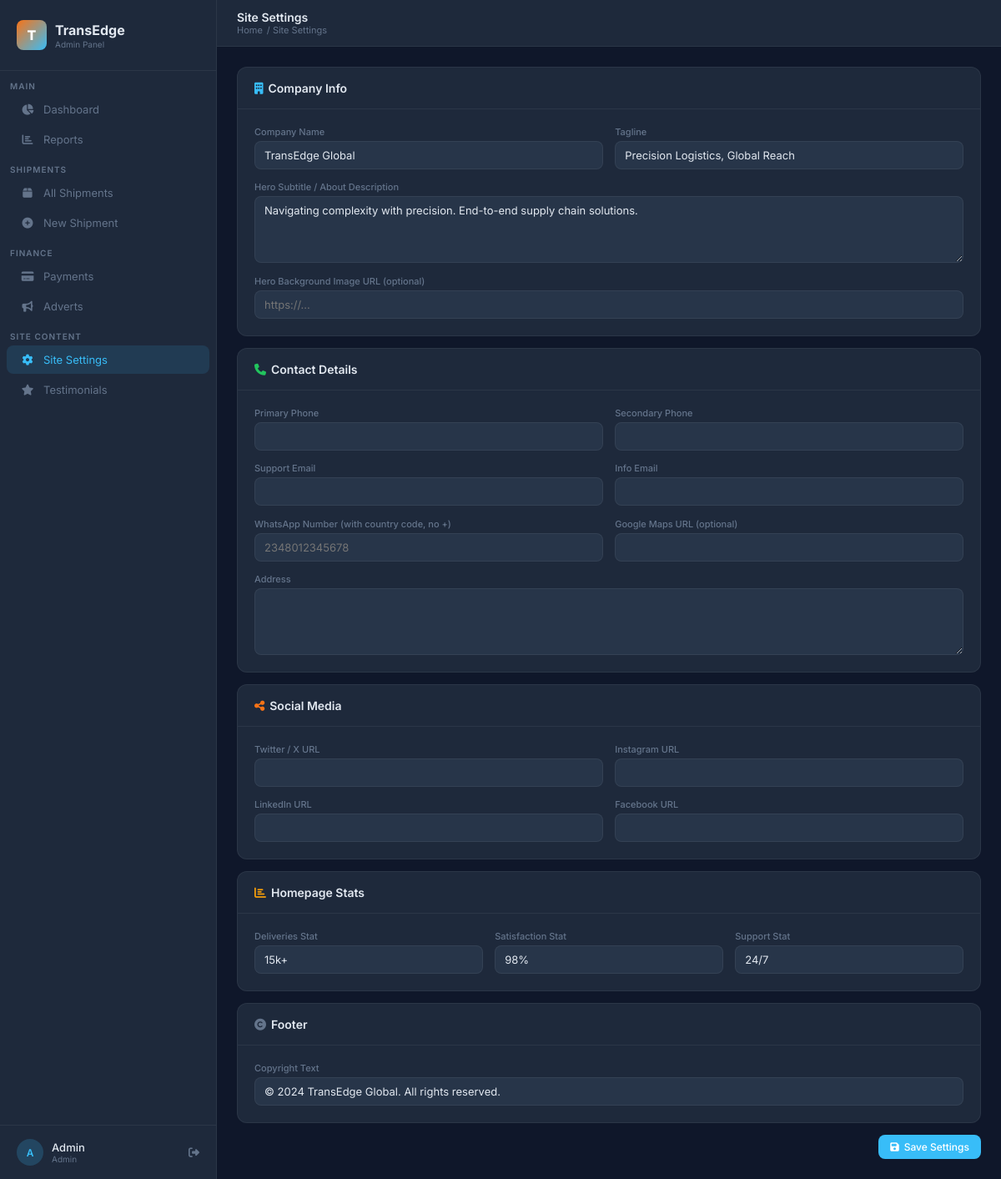
The page /shipping/admin-portal/site-settings/ (signed in) on the database its author committed.
### Business/models.py (models this page shows, shortened)
class User(AbstractBaseUser, PermissionsMixin):
    class Role(models.TextChoices):
        ADMIN     = "admin",     "Admin"
        STAFF     = "staff",     "Staff"
        SUB_ADMIN = "sub_admin", "Sub Admin"
    id          = models.UUIDField(primary_key=True, default=uuid.uuid4, editable=False)
    email       = models.EmailField(unique=True)
    full_name   = models.CharField(max_length=255)
    phone       = models.CharField(max_length=20, blank=True)
    role        = models.CharField(max_length=10, choices=Role.choices, default=Role.STAFF)
    is_active   = models.BooleanField(default=True)
    is_staff    = models.BooleanField(default=False)
    date_joined = models.DateTimeField(default=timezone.now)
    groups = models.ManyToManyField(
        'auth.Group',
        related_name='business_user_set',
        blank=True,
    )
    user_permissions = models.ManyToManyField(
        'auth.Permission',
        related_name='business_user_set',
        blank=True,
    )
    objects = UserManager()
    USERNAME_FIELD  = "email"
    REQUIRED_FIELDS = ["full_name"]

class SiteSettings(models.Model):
    company_name    = models.CharField(max_length=100, default="TransEdge Global")
    tagline         = models.CharField(max_length=255, default="Precision Logistics, Global Reach")
    hero_subtitle   = models.TextField(default="Navigating complexity with precision. End-to-end supply chain solutions.")
    phone_primary   = models.CharField(max_length=30, blank=True)
    phone_secondary = models.CharField(max_length=30, blank=True)
    email_support   = models.EmailField(blank=True)
    email_info      = models.EmailField(blank=True)
    address         = models.TextField(blank=True)
    google_maps_url = models.URLField(blank=True)
    twitter_url     = models.URLField(blank=True)
    instagram_url   = models.URLField(blank=True)
    linkedin_url    = models.URLField(blank=True)
    facebook_url    = models.URLField(blank=True)
    whatsapp_number = models.CharField(max_length=20, blank=True,
                                       help_text="Include country code e.g. 2348012345678")
    hero_image_url  = models.URLField(blank=True,
                                      help_text="URL of the hero background image")
    stat_deliveries = models.CharField(max_length=20, default="15k+")
    stat_satisfaction = models.CharField(max_length=20, default="98%")
    stat_support    = models.CharField(max_length=20, default="24/7")
    copyright_text  = models.CharField(max_length=255, default="© 2024 TransEdge Global. All rights reserved.")
    updated_at      = models.DateTimeField(auto_now=True)
    class Meta:
        verbose_name = "Site Settings"
    @classmethod
    def get(cls):
        obj, _ = cls.objects.get_or_create(pk=1)
        return obj

### Business/views.py (the view)
    def wrapper(request, *args, **kwargs):
        if not request.user.is_authenticated:
            return redirect("admin-login")
        if request.user.role not in (User.Role.ADMIN, User.Role.STAFF):
            messages.error(request, "Access denied.")
            return redirect("admin-login")
        return view_func(request, *args, **kwargs)

### Business/context_processors.py (called while the page is built, shortened)
def unread_notifications(request):
    user = getattr(request, "user", None)
    if not user or not user.is_authenticated or user.role != User.Role.SUB_ADMIN:
        return {"unread_notifications": 0}

### Business/views.py (called while the page is built, shortened)
def admin_required(view_func):
    def wrapper(request, *args, **kwargs):
        if not request.user.is_authenticated:
            return redirect("admin-login")
        if request.user.role not in (User.Role.ADMIN, User.Role.STAFF):
            messages.error(request, "Access denied.")
            return redirect("admin-login")
        return view_func(request, *args, **kwargs)
    wrapper.__name__ = view_func.__name__
    return wrapper

@admin_required
def admin_site_settings(request):
    site = SiteSettings.get()
    return render(request, "admin/site_settings.html", {"site": site})

### Business/templates/admin/site_settings.html (shortened to what this page needs)
{% extends "admin/base_admin.html" %}
{% block page_title %}Site Settings{% endblock %}
{% block breadcrumb %}<a href="{% url 'admin-dashboard' %}">Home</a> / Site Settings{% endblock %}
{% block content %}
<form method="post">
  <div class="card" style="margin-bottom:14px;">
    <div class="card-header"><h3><i class="fas fa-building" style="color:var(--accent);margin-right:6px;"></i>Company Info</h3></div>
    <div class="card-body">
      <div class="form-grid">
        <div class="form-group">
          <label>Company Name</label>
          <input type="text" name="company_name" value="{{ site.company_name }}"/>
        </div>
        <div class="form-group">
          <label>Tagline</label>
          <input type="text" name="tagline" value="{{ site.tagline }}"/>
        </div>
        <div class="form-group span-2">
          <label>Hero Subtitle / About Description</label>
          <textarea name="hero_subtitle">{{ site.hero_subtitle }}</textarea>
        </div>
        <div class="form-group span-2">
          <label>Hero Background Image URL (optional)</label>
          <input type="url" name="hero_image_url" value="{{ site.hero_image_url }}" placeholder="https://..."/>
        </div>
      </div>
    </div>
  </div>
  <div class="card" style="margin-bottom:14px;">
    <div class="card-header"><h3><i class="fas fa-phone" style="color:var(--green);margin-right:6px;"></i>Contact Details</h3></div>
    <div class="card-body">
      <div class="form-grid">
        <div class="form-group">
          <label>Primary Phone</label>
          <input type="text" name="phone_primary" value="{{ site.phone_primary }}"/>
        </div>
        <div class="form-group">
          <label>Secondary Phone</label>
          <input type="text" name="phone_secondary" value="{{ site.phone_secondary }}"/>
        </div>
        <div class="form-group">
          <label>Support Email</label>
          <input type="email" name="email_support" value="{{ site.email_support }}"/>
        </div>
        <div class="form-group">
          <label>Info Email</label>
          <input type="email" name="email_info" value="{{ site.email_info }}"/>
        </div>
        <div class="form-group">
          <label>WhatsApp Number (with country code, no +)</label>
          <input type="text" name="whatsapp_number" value="{{ site.whatsapp_number }}" placeholder="2348012345678"/>
        </div>
        <div class="form-group">
          <label>Google Maps URL (optional)</label>
          <input type="url" name="google_maps_url" value="{{ site.google_maps_url }}"/>
        </div>
        <div class="form-group span-2">
          <label>Address</label>
          <textarea name="address">{{ site.address }}</textarea>
        </div>
      </div>
    </div>
  </div>
  <div class="card" style="margin-bottom:14px;">
    <div class="card-header"><h3><i class="fas fa-share-alt" style="color:var(--orange);margin-right:6px;"></i>Social Media</h3></div>
    <div class="card-body">
      <div class="form-grid">
        <div class="form-group">
          <label>Twitter / X URL</label>
          <input type="url" name="twitter_url" value="{{ site.twitter_url }}"/>
        </div>
        <div class="form-group">
          <label>Instagram URL</label>
          <input type="url" name="instagram_url" value="{{ site.instagram_url }}"/>
        </div>
        <div class="form-group">
          <label>LinkedIn URL</label>
          <input type="url" name="linkedin_url" value="{{ site.linkedin_url }}"/>
        </div>
        <div class="form-group">
          <label>Facebook URL</label>
          <input type="url" name="facebook_url" value="{{ site.facebook_url }}"/>
        </div>
      </div>
    </div>
  </div>
  <div class="card" style="margin-bottom:14px;">
    <div class="card-header"><h3><i class="fas fa-chart-bar" style="color:var(--yellow);margin-right:6px;"></i>Homepage Stats</h3></div>
    <div class="card-body">
      <div class="form-grid cols-3">
        <div class="form-group">
          <label>Deliveries Stat</label>
          <input type="text" name="stat_deliveries" value="{{ site.stat_deliveries }}" placeholder="15k+"/>
        </div>
        <div class="form-group">
          <label>Satisfaction Stat</label>
          <input type="text" name="stat_satisfaction" value="{{ site.stat_satisfaction }}" placeholder="98%"/>
        </div>
        <div class="form-group">
          <label>Support Stat</label>
          <input type="text" name="stat_support" value="{{ site.stat_support }}" placeholder="24/7"/>
        </div>
      </div>
    </div>
  </div>
  <div class="card" style="margin-bottom:14px;">
    <div class="card-header"><h3><i class="fas fa-copyright" style="color:var(--muted);margin-right:6px;"></i>Footer</h3></div>
    <div class="card-body">
      <div class="form-group">
        <label>Copyright Text</label>
        <input type="text" name="copyright_text" value="{{ site.copyright_text }}"/>
      </div>
    </div>
  </div>
  <div style="display:flex;gap:10px;justify-content:flex-end;">
    <button type="submit" class="btn btn-primary">
      <i class="fas fa-save"></i> Save Settings
    </button>
  </div>
</form>
{% endblock %}

### Business/templates/admin/base_admin.html (shortened to what this page needs)
<!DOCTYPE html>
<html lang="en">
<head>
  <link rel="stylesheet" href="https://cdnjs.cloudflare.com/ajax/libs/font-awesome/6.5.0/css/all.min.css"/>
</head>
<body>
<aside class="sidebar" id="sidebar">
  <div class="sidebar-brand">
    <div class="brand-icon">T</div>
    <div>
      <div class="brand-name">TransEdge</div>
      <div class="brand-sub">Admin Panel</div>
    </div>
  </div>
  <div class="nav-group">Main</div>
  <a href="{% url 'admin-dashboard' %}" class="nav-item {% if request.resolver_match.url_name == 'admin-dashboard' %}active{% endif %}">
    <i class="fas fa-chart-pie"></i> Dashboard
  </a>
  <a href="{% url 'reports' %}" class="nav-item {% if request.resolver_match.url_name == 'reports' %}active{% endif %}">
    <i class="fas fa-chart-bar"></i> Reports
  </a>
  <div class="nav-group">Shipments</div>
  <a href="{% url 'shipment-list' %}" class="nav-item {% if 'shipment' in request.resolver_match.url_name %}active{% endif %}">
    <i class="fas fa-box"></i> All Shipments
  </a>
  <a href="{% url 'shipment-create' %}" class="nav-item">
    <i class="fas fa-plus-circle"></i> New Shipment
  </a>
  <div class="nav-group">Finance</div>
  <a href="{% url 'payment-list' %}" class="nav-item {% if 'payment' in request.resolver_match.url_name %}active{% endif %}">
    <i class="fas fa-credit-card"></i> Payments
  </a>
  <a href="{% url 'admin-advert-list' %}" class="nav-item {% if 'advert' in request.resolver_match.url_name %}active{% endif %}">
  <i class="fas fa-bullhorn"></i> Adverts
</a>
  <div class="nav-group">Site Content</div>
  <a href="{% url 'admin-site-settings' %}" class="nav-item {% if 'site-settings' in request.resolver_match.url_name %}active{% endif %}">
    <i class="fas fa-cog"></i> Site Settings
  </a>
  <a href="{% url 'admin-testimonials' %}" class="nav-item {% if 'testimonial' in request.resolver_match.url_name %}active{% endif %}">
    <i class="fas fa-star"></i> Testimonials
  </a>
  <div class="sidebar-footer">
    <div class="avatar">{{ request.user.full_name|slice:":1"|upper }}</div>
    <div>
      <div class="user-name">{{ request.user.full_name|truncatechars:16 }}</div>
      <div class="user-role">{{ request.user.get_role_display }}</div>
    </div>
    <a href="{% url 'admin-logout' %}" class="logout-link" title="Logout"><i class="fas fa-sign-out-alt"></i></a>
  </div>
</aside>
<div class="main">
  <header class="topbar">
    <div>
      <div class="topbar-title">{% block page_title %}Dashboard{% endblock %}</div>
      <div class="topbar-breadcrumb">{% block breadcrumb %}{% endblock %}</div>
    </div>
  </header>
  <main class="content">
    {% block content %}{% endblock %}
  </main>
</div>
</body>
</html>

### Business/templates/admin/base_admin.html (style rules this page uses)
*,*::before,*::after { box-sizing:border-box;margin:0;padding:0 }
:root { --bg:#0f172a;--bg2:#1e293b;--bg3:#273549; --border:rgba(255,255,255,0.06); --accent:#38bdf8;--accent2:#22d3ee; --green:#22c55e;--red:#ef4444;--yellow:#f59e0b;--orange:#f97316; --text:#e2e8f0;--muted:#64748b; --sidebar:260px; --font:'Inter',sans-serif; }
body { font-family:var(--font);background:var(--bg);color:var(--text);min-height:100vh;display:flex }
.sidebar { width:var(--sidebar);background:var(--bg2);border-right:1px solid var(--border);display:flex;flex-direction:column;position:fixed;top:0;left:0;bottom:0;z-index:100;transition:transform .3s }
.sidebar-brand { padding:1.5rem 1.25rem;border-bottom:1px solid var(--border);display:flex;align-items:center;gap:10px }
.brand-icon { width:36px;height:36px;background:linear-gradient(135deg,var(--orange),var(--accent));border-radius:8px;display:flex;align-items:center;justify-content:center;font-size:16px;font-weight:800;color:#fff }
.brand-name { font-size:16px;font-weight:700;color:var(--text) }
.brand-sub { font-size:10px;color:var(--muted);margin-top:1px }
.nav-group { padding:.75rem .75rem .25rem;font-size:10px;font-weight:600;letter-spacing:.1em;text-transform:uppercase;color:var(--muted) }
.nav-item { display:flex;align-items:center;gap:10px;padding:9px 1rem;margin:1px .5rem;border-radius:8px;font-size:13px;color:var(--muted);text-decoration:none;transition:all .15s;position:relative }
.nav-item.active { background:rgba(56,189,248,.12);color:var(--accent) }
.nav-item i { width:18px;text-align:center;font-size:13px }
.sidebar-footer { margin-top:auto;padding:1rem 1.25rem;border-top:1px solid var(--border);display:flex;align-items:center;gap:10px }
.avatar { width:32px;height:32px;border-radius:50%;background:rgba(56,189,248,.2);display:flex;align-items:center;justify-content:center;font-size:12px;font-weight:600;color:var(--accent);flex-shrink:0 }
.user-name { font-size:13px;font-weight:500 }
.user-role { font-size:10px;color:var(--muted) }
.logout-link { margin-left:auto;color:var(--muted);font-size:13px;text-decoration:none;transition:color .15s }
.main { margin-left:var(--sidebar);flex:1;display:flex;flex-direction:column;min-height:100vh }
.topbar { height:56px;background:var(--bg2);border-bottom:1px solid var(--border);display:flex;align-items:center;padding:0 1.5rem;gap:12px;position:sticky;top:0;z-index:50 }
.topbar-title { font-size:14px;font-weight:600 }
.topbar-breadcrumb { font-size:11px;color:var(--muted);display:flex;align-items:center;gap:5px }
.topbar-breadcrumb a { color:var(--muted);text-decoration:none }
.content { padding:1.5rem;flex:1 }
.card { background:var(--bg2);border:1px solid var(--border);border-radius:12px;overflow:hidden }
.card-header { padding:1rem 1.25rem;border-bottom:1px solid var(--border);display:flex;align-items:center;gap:10px }
.card-header h3 { font-size:14px;font-weight:600 }
.card-body { padding:1.25rem }
.btn { display:inline-flex;align-items:center;gap:6px;padding:7px 14px;border-radius:8px;font-size:12px;font-family:var(--font);font-weight:500;cursor:pointer;border:none;text-decoration:none;transition:opacity .15s,transform .1s }
.btn-primary { background:var(--accent);color:#fff }
.form-grid { display:grid;grid-template-columns:1fr 1fr;gap:.9rem }
.form-grid.cols-3 { grid-template-columns:1fr 1fr 1fr }
.form-group { display:flex;flex-direction:column;gap:4px }
.form-group.span-2 { grid-column:span 2 }
label { font-size:11px;font-weight:500;color:var(--muted) }
input,select,textarea { background:var(--bg3);border:1px solid var(--border);border-radius:8px;color:var(--text);font-family:var(--font);font-size:13px;padding:8px 11px;transition:border-color .15s;width:100% }
textarea { resize:vertical;min-height:80px }

### rows shown on the page
User: user.full_name "A", user.full_name "Admin", user.role "Admin"
SiteSettings: company_name "TransEdge Global", tagline "Precision Logistics, Global Reach", hero_subtitle "Navigating complexity with precision. End-to-end supply chain solutions.", stat_deliveries "15k+", stat_satisfaction "98%", stat_support "24/7", copyright_text "© 2024 TransEdge Global. All rights reserved."
